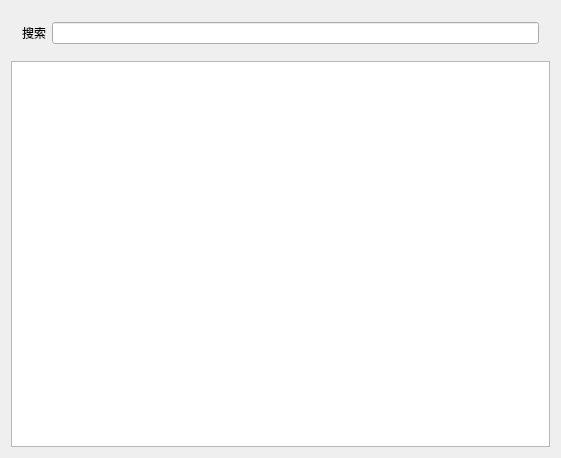
<?xml version="1.0" encoding="UTF-8"?>
<ui version="4.0">
 <class>mystudent</class>
 <widget class="QWidget" name="mystudent">
  <property name="geometry">
   <rect>
    <x>0</x>
    <y>0</y>
    <width>561</width>
    <height>458</height>
   </rect>
  </property>
  <property name="windowTitle">
   <string>mystudent</string>
  </property>
  <layout class="QGridLayout" name="gridLayout">
   <item row="0" column="0">
    <widget class="QWidget" name="widget" native="true">
     <layout class="QHBoxLayout" name="horizontalLayout">
      <item>
       <widget class="QLabel" name="label">
        <property name="text">
         <string>搜索</string>
        </property>
       </widget>
      </item>
      <item>
       <widget class="QLineEdit" name="lineEdit"/>
      </item>
     </layout>
    </widget>
   </item>
   <item row="1" column="0">
    <widget class="QTableView" name="tableView"/>
   </item>
  </layout>
 </widget>
 <layoutdefault spacing="6" margin="11"/>
 <resources/>
 <connections/>
</ui>
